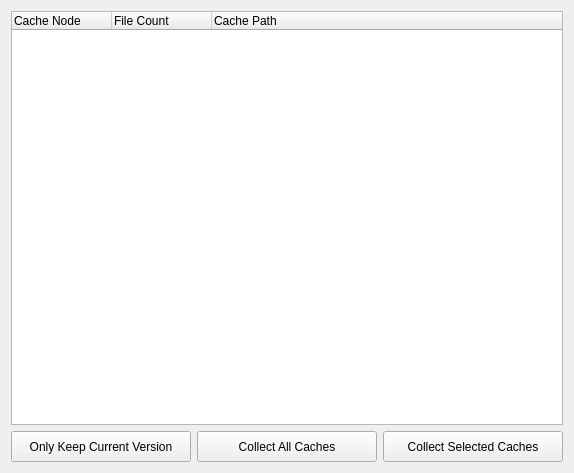
<?xml version="1.0" encoding="UTF-8"?>
<ui version="4.0">
 <class>cacheCollector</class>
 <widget class="QWidget" name="cacheCollector">
  <property name="geometry">
   <rect>
    <x>0</x>
    <y>0</y>
    <width>574</width>
    <height>473</height>
   </rect>
  </property>
  <property name="windowTitle">
   <string>Form</string>
  </property>
  <layout class="QGridLayout" name="gridLayout">
   <item row="0" column="0">
    <widget class="QTreeWidget" name="cache_data_TW">
     <column>
      <property name="text">
       <string>Cache Node</string>
      </property>
     </column>
     <column>
      <property name="text">
       <string>File Count</string>
      </property>
     </column>
     <column>
      <property name="text">
       <string>Cache Path</string>
      </property>
     </column>
    </widget>
   </item>
   <item row="1" column="0">
    <layout class="QHBoxLayout" name="horizontalLayout">
     <item>
      <widget class="QPushButton" name="delete_older_cache_PB">
       <property name="minimumSize">
        <size>
         <width>0</width>
         <height>31</height>
        </size>
       </property>
       <property name="text">
        <string>Only Keep Current Version</string>
       </property>
      </widget>
     </item>
     <item>
      <widget class="QPushButton" name="collect_all_cache_PB">
       <property name="minimumSize">
        <size>
         <width>0</width>
         <height>31</height>
        </size>
       </property>
       <property name="text">
        <string>Collect All Caches</string>
       </property>
      </widget>
     </item>
     <item>
      <widget class="QPushButton" name="collect_selected_cache_PB">
       <property name="minimumSize">
        <size>
         <width>0</width>
         <height>31</height>
        </size>
       </property>
       <property name="text">
        <string>Collect Selected Caches</string>
       </property>
      </widget>
     </item>
    </layout>
   </item>
  </layout>
 </widget>
 <resources/>
 <connections/>
</ui>
